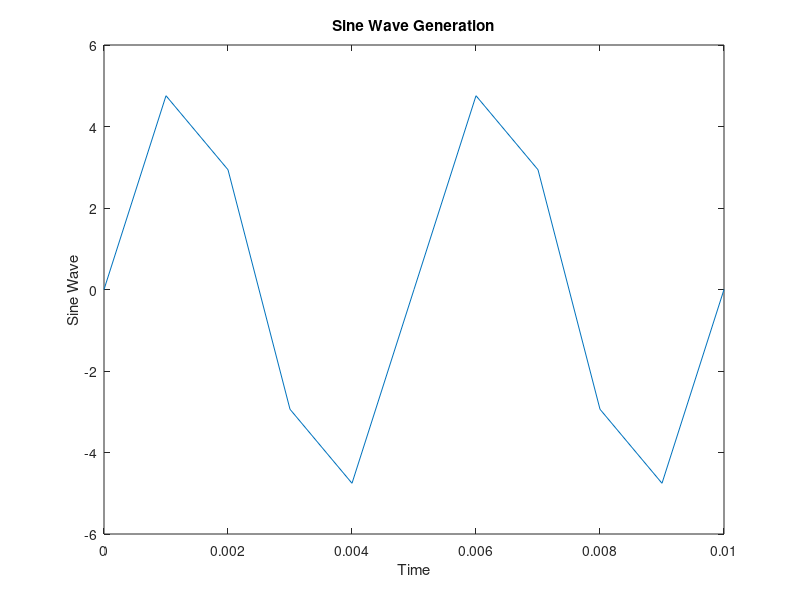

The MATLAB source for this figure:
% STARTUP
clc                     % CLEARS CMD WINDOW
clear all               % CLEARS ALL VARIABLES
close all               % ALL EXISTING FIGURE WINDOWS CLOSE DOWN

% SIGNAL CHARACTERISTICS
Fs = 1000;              % SAMPLING FREQUENCY
f = 200;                % SIGNAL FREQUENCY
t = 0:(1/Fs):(2/f);     % TIME SEQUENCE | 0 -> (2/f) with (1/Fs) increment | X-AXIS 
y = 5*sin(2*pi*f*t);    % SIGNAL GENERATION | SINE WAVE | Y-AXIS

% PLOT SIGNAL
plot(t, y);              
title('Sine Wave Generation');
xlabel('Time')
ylabel('Sine Wave')
